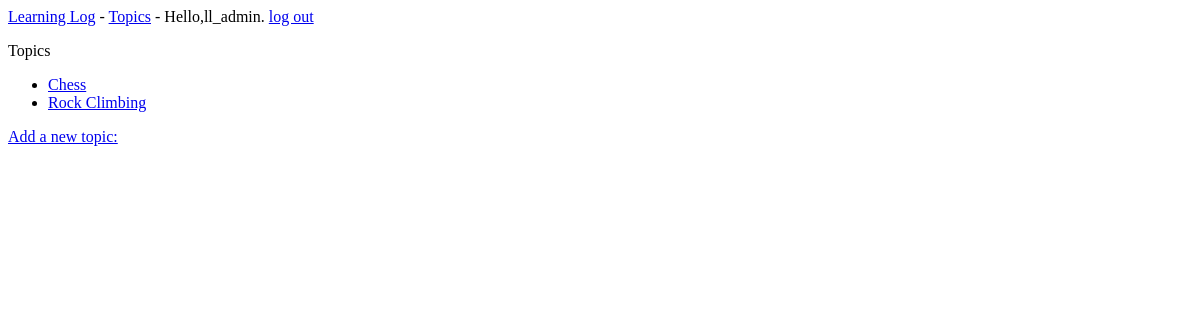
Page /topics/ (signed in) on the earlier database version.
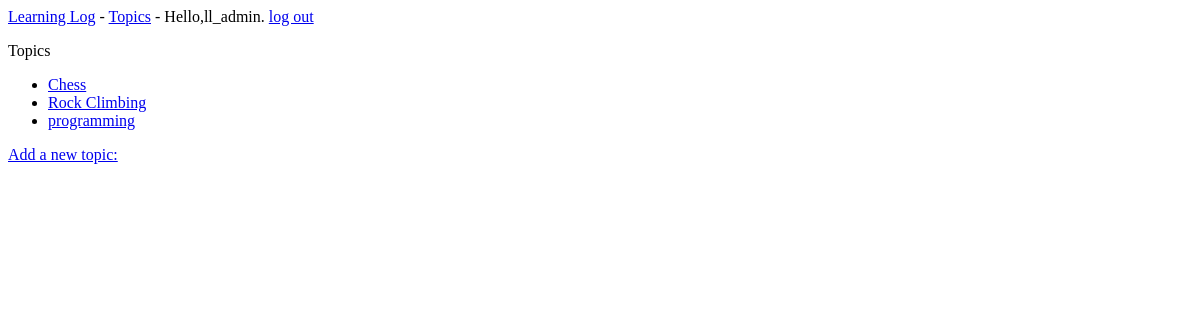
Same page on the later database version.
### learning_logs/models.py (models this page shows)
class Topic(models.Model):
    text=models.CharField(max_length=200)
    date_added=models.DateTimeField(auto_now_add=True)
    owner=models.ForeignKey(User,on_delete=models.CASCADE)
    def __str__(self):
        return self.text

### learning_logs/views.py (the view)
# urls.py: url(r'^topics/$',views.topics,name='topics'),   # show all topics
@login_required
def topics(request):
    topics=Topic.objects.filter(owner=request.user).order_by('date_added')
    context={'topics':topics}
    return render(request,'learning_logs/topics.html',context)

### learning_logs/templates/learning_logs/topics.html
{% extends 'learning_logs/base.html' %}
{%block content%}
  <p>Topics</p>
  <ul>
      {% for topic in topics %}
        <li>
            <a href="{%url 'learning_logs:topic' topic.id%}">{{topic}}</a>
        </li>
      {% empty %}
        <li>No topics have been added yet.</li>
      {% endfor %}
  </ul>
  <a href="{%url 'learning_logs:new_topic'%}">Add a new topic:</a>
{% endblock content %}

### learning_logs/templates/learning_logs/base.html
<p>
    <a href="{% url 'learning_logs:index' %}">Learning Log</a> -
    <a href="{% url 'learning_logs:topics' %}">Topics</a> -
    {%if user.is_authenticated%}
    Hello,{{user.username}}.
    <a href="{%url 'users:logout'%}">log out</a>
    {%else%}
    <a href="{%url 'users:register'%}">register</a> -
    <a href="{%url 'users:login'%}">log in</a>
    {%endif%}
</p>
{% block content %}{% endblock content %}

Differences in the rows shown:
added Topic: text "programming"
